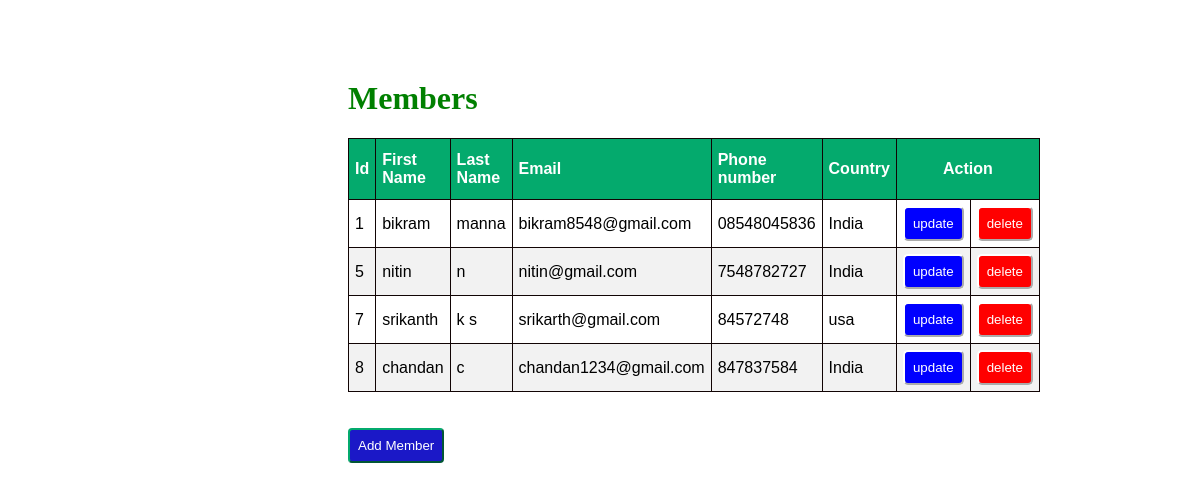
The page / on the database its author committed.
### newapp/models.py (models this page shows)
class Member(models.Model):
    firstname=models.CharField(max_length=100)
    lastname=models.CharField(max_length=100)
    email=models.CharField(max_length=100)
    phonenumber=models.CharField(max_length=100)
    country=models.CharField(max_length=100)

### newapp/views.py (the view)
# urls.py: path('', views.index,name="index"),
def index(request):
    mem=Member.objects.all()
    return render(request,'index.html',{'mem':mem})

### newapp/templates/index.html (shortened to what this page needs)
<!DOCTYPE html>
<html lang="en">
<head>
</head>
{% load static %}
<link rel="stylesheet" href="{% static 'style.css' %}">
<body>
    <div class="container">
        <h1>Members</h1>
        <table id="customers" border="1">
            <thead>
                <th>Id</th>
                <th>First Name</th>
                <th>Last Name</th>
                <th>Email</th>
                <th>Phone number</th>
                <th>Country</th>
                <th colspan="2" id="mid">Action</th>
            </thead>
            {% for x in mem %}
            <tr>
                <td>{{x.id}}</td>
                <td>{{x.firstname}}</td>
                <td>{{x.lastname}}</td>
                <td>{{x.email}}</td>
                <td>{{x.phonenumber}}</td>
                <td>{{x.country}}</td>
                <td>
                    <a href="update/{{x.id}}"><button id="up">update</button></a>
                </td>
                <td>
                    <a href="delete/{{x.id}}"><button id="del">delete</button></a>
                </td>
            </tr>
            {% endfor %}
        </table>
        <br><br>
        <a href="{% url 'add' %}"><button id="new3">Add Member</button></a>
    </div>
</body>
</html>

### newapp/static/style.css (style rules this page uses)
.container { margin: 80px 240px 60px 240px; padding: 0px 100px 100px 100px; }
#customers { font-family: Arial, Helvetica, sans-serif; border-collapse: collapse; width: 100%; }
#customers td, #customers th { border: 1px solid rgb(17, 4, 4); padding: 6px; }
#customers tr:nth-child(even) { background-color: #f2f2f2; }
#customers th { padding-top: 12px; padding-bottom: 12px; text-align: left; background-color: #04AA6D; color: white; }
#customers #mid { text-align: center; }
#customers #up { background-color: blue; border-color: white; border-radius: 5px; padding: 8px; color: white; }
#customers #del { background-color: red; border-color: white; border-radius: 5px; padding: 8px; color: white; }
#customers button { width: 100%; }
h1 { color: green; }
.container #new3 { padding: 8px; background-color: rgb(27, 24, 199); color: white; border-radius: 4px; border-color: #04AA6D; }

### rows shown on the page
Member: id "1", firstname "bikram", lastname "manna", email "bikram8548@gmail.com", phonenumber "08548045836", country "India"
Member: id "5", firstname "nitin", lastname "n", email "nitin@gmail.com", phonenumber "7548782727", country "India"
Member: id "7", firstname "srikanth", lastname "k s", email "srikarth@gmail.com", phonenumber "84572748", country "usa"
Member: id "8", firstname "chandan", lastname "c", email "chandan1234@gmail.com", phonenumber "847837584", country "India"
